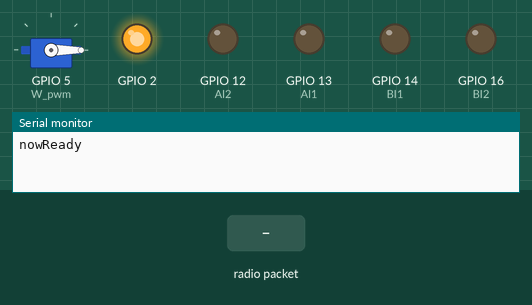
Simulated run of this program. Board: ESP8266 (NodeMCU). Shown: servo, output pins drawn as LEDs (lit = HIGH), the last lines printed to the serial monitor. Inputs (shaded band) come from the test bench. WiFi joins after 1.5 s; servers stay silent unless stated.

Above: at 1.2 s.
1.3 s: radio packet "1" arrives
At 1.75 s:
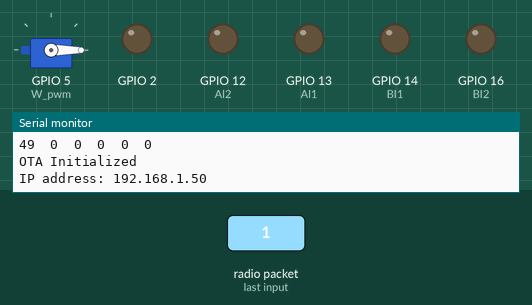
3.3 s: radio packet "0" arrives
At 3.45 s:
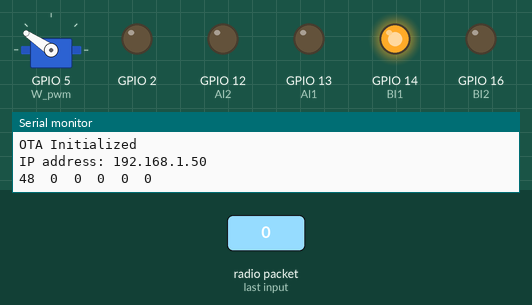
Timing chart, 0 to 6.7 s (numbered marks = the images above; inputs shaded):
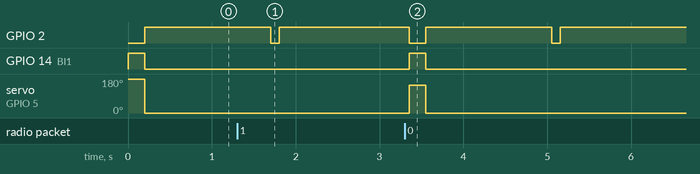

Measured:
- after the input at 3.3 s, GPIO 2: HIGH → LOW after 0.05 s, → HIGH 0.20 s later, → LOW 1.5 s later, → HIGH 0.10 s later; GPIO 14 (BI1): LOW → HIGH after 0.05 s, → LOW 0.20 s later; servo on GPIO 5 (W_pwm): 0° → 146° after 0.05 s, → 0° 0.20 s later

The program:

main.cpp
```cpp
#include <Arduino.h>
#include <espnow.h>
#include <ESP8266WiFi.h>
#include <WiFiUdp.h>
#include <ESP8266mDNS.h>
#include <ESPAsyncTCP.h>
#include <ESPAsyncWebServer.h>

const char *ssid = "Retransmissor"; // Nome da Rede
const char *password = "01010101";  // Senha da Rede

#define robo
//#define controle

///////////////////////////////////////////////////////////////////////////////////////////////////////////////////////////////

#if defined(robo)
#include <ArduinoOTA.h>
#include <Servo.h>

#define DEBUG 1
#if DEBUG == 1
#define debug(x) Serial.print(x)
#define debugln(x) Serial.println(x)
#else
#define debug(x)
#define debugln(x)
#endif

#define AI1 13
#define AI2 12
#define BI1 14
#define BI2 16
#define W_pwm 5
uint8_t value[6];
unsigned long last_receive = 0;

Servo Arma;

void Motor(signed int velocidade1, signed int velocidade2)
{

  if (velocidade1 > 0)
  {
    analogWrite(AI1, velocidade1);
    analogWrite(AI2, 0);
  }
  else
  {
    if (velocidade1 == 0)
    {
      analogWrite(AI1, 0);
      analogWrite(AI2, 0);
    }
    else
    {
      analogWrite(AI1, 0);
      analogWrite(AI2, -velocidade1);
    }
  }

  if (velocidade2 > 0)
  {
    analogWrite(BI1, velocidade2);
    analogWrite(BI2, 0);
  }
  else
  {
    if (velocidade2 == 0)
    {
      analogWrite(BI1, 0);
      analogWrite(BI2, 0);
    }
    else
    {
      analogWrite(BI1, 0);
      analogWrite(BI2, -velocidade2);
    }
  }
}
void WifiDisconnect()
{
  if (WiFi.waitForConnectResult(500) == WL_CONNECTED)
  {
    WiFi.disconnect();
    WiFi.mode(WIFI_STA);
    // esp_wifi_stop()
  }
}
void WifiConnect()
{
  do
  {
    // Configure and start the WiFi station
    WiFi.mode(WIFI_STA);
    WiFi.begin(ssid, password);
  }
  // Wait for connection
  while (WiFi.waitForConnectResult() != WL_CONNECTED);
}
void SetupOTA(const char *nameprefix)
{
  // Configure the hostname
  uint16_t maxlen = strlen(nameprefix) + 7;
  char *fullhostname = new char[maxlen];
  uint8_t mac[6];
  WiFi.macAddress(mac);
  snprintf(fullhostname, maxlen, "%s-%02x%02x%02x", nameprefix, mac[3], mac[4], mac[5]);
  ArduinoOTA.setHostname(nameprefix);
  delete[] fullhostname;

  // Port defaults to 3232
  // ArduinoOTA.setPort(3232); // Use 8266 port if you are working in Sloeber IDE, it is fixed there and not adjustable

  // No authentication by default
  ArduinoOTA.setPassword("0101");

  // Password can be set with it's md5 value as well
  // MD5(admin) = 21232f297a57a5a743894a0e4a801fc3
  // ArduinoOTA.setPasswordHash("21232f297a57a5a743894a0e4a801fc3");

  ArduinoOTA.onStart([]()
                     {
                        Arma.write(0);
                        Motor(0, 0);
                       //NOTE: make .detach() here for all functions called by Ticker.h library - not to interrupt transfer process in any way.
                       String type;
                       if (ArduinoOTA.getCommand() == U_FLASH)
                         type = "sketch";
                       else // U_SPIFFS
                         type = "filesystem";

                       // NOTE: if updating SPIFFS this would be the place to unmount SPIFFS using SPIFFS.end()
                       debugln("Start updating " + type); });
  ArduinoOTA.onEnd([]()
                   { debugln("\nEnd"); });
  ArduinoOTA.onProgress([](unsigned int progress, unsigned int total)
                        { Serial.printf("Progress: %u%%\r", (progress / (total / 100))); });
  ArduinoOTA.onError([](ota_error_t error)
                     {
                       Serial.printf("Error[%u]: ", error);
                       if (error == OTA_AUTH_ERROR)
                         debugln("\nAuth Failed");
                       else if (error == OTA_BEGIN_ERROR)
                         debugln("\nBegin Failed");
                       else if (error == OTA_CONNECT_ERROR)
                         debugln("\nConnect Failed");
                       else if (error == OTA_RECEIVE_ERROR)
                         debugln("\nReceive Failed");
                       else if (error == OTA_END_ERROR)
                         debugln("\nEnd Failed"); });

  ArduinoOTA.begin();

  debugln("OTA Initialized");
  debug("IP address: ");
  debugln(WiFi.localIP());
}
uint8_t broadcastAddress[6] = {0xC3, 0x5B, 0xBE, 0x60, 0xB6, 0x63};
void OnDataRecv(uint8_t *mac_addr, uint8_t *data, uint8_t data_len)
{
  last_receive = millis();
  for (int i = 0; i < 6; i++)
  {
    value[i] = data[i];
    debug(data[i]);
    debug("  ");
  }
  debugln();
}
void ConnectEspNow()
{
  if (esp_now_init() != 0)
    debugln("ESPNow Init Failed");
  esp_now_register_recv_cb(OnDataRecv);
  debugln("nowReady");
}

void setup()
{
  Serial.begin(115200);
  WiFi.mode(WIFI_STA);
  ConnectEspNow();
  pinMode(AI1, OUTPUT);
  pinMode(AI2, OUTPUT);
  pinMode(BI1, OUTPUT);
  pinMode(BI2, OUTPUT);
  pinMode(W_pwm, OUTPUT);
  analogWriteFreq(50000);
  // analogWriteFreq(50);
  // analogWriteRange(255);
  Arma.attach(W_pwm);

  pinMode(2, OUTPUT);
  digitalWrite(2, HIGH);
}

void loop()
{
  if (millis() - last_receive < 200) // FAIL SAFE
  {
    digitalWrite(2, LOW);
    if (WiFi.waitForConnectResult() == WL_CONNECTED)
      WifiDisconnect();
    Arma.write(map(255 - value[0], 0, 255, 0, 180));
    int Y = (128 - value[1]) * 2, X = (128 - value[2]) * 2;
    Motor(Y - X, Y + X);
  }
  else
  {
    Arma.write(0);
    Motor(0, 0);
    digitalWrite(2, HIGH);
    if (WiFi.waitForConnectResult() != WL_CONNECTED)
    {
      // Serial.println("Wifi");
      //  WiFi.begin(ssid, password);
      WifiConnect();
      SetupOTA("Tecna");

      digitalWrite(2, LOW);
      delay(100);
      digitalWrite(2, HIGH);
    }
    ArduinoOTA.handle();
  }
}
#elif defined(controle)

unsigned long Ch_time[5];
byte value[6];
uint8_t broadcastAddress[6] = {0xCC, 0x50, 0xE3, 0x56, 0xAD, 0xF4}; // CC:50:E3:56:AD:F4
// const char *ssid = "LenHide";
// const char *password = "01010101";
bool send = 0;

void ICACHE_RAM_ATTR CH0();
void ICACHE_RAM_ATTR CH1();
void ICACHE_RAM_ATTR CH2();
void ICACHE_RAM_ATTR CH3();
void ICACHE_RAM_ATTR CH4();
void ICACHE_RAM_ATTR CH5();

void CH0()
{
  unsigned long time = micros();
  if (digitalRead(12))
  {
    Ch_time[0] = time;
    send = 1;
  }
  else if (Ch_time[0] < time)
    value[0] = map(constrain(time - Ch_time[0], 1070, 1930), 1070, 1930, 0, 255);
}
void CH1()
{
  unsigned long time = micros();
  if (digitalRead(13))
    Ch_time[1] = time;
  else if (Ch_time[1] < time)
    value[1] = map(constrain(time - Ch_time[1], 1070, 1920), 1070, 1920, 0, 255);
}
void CH2()
{
  unsigned long time = micros();
  if (digitalRead(14))
    Ch_time[2] = time;
  else if (Ch_time[2] < time)
    value[2] = map(constrain(time - Ch_time[2], 1090, 1930), 1090, 1930, 0, 255);
}
void CH3()
{
  unsigned long time = micros();
  if (digitalRead(4))
    Ch_time[3] = time;
  else if (Ch_time[3] < time)
    value[3] = map(constrain(time - Ch_time[3], 1090, 1910), 1090, 1910, 0, 255);
}
void CH4()
{
  unsigned long time = micros();
  if (digitalRead(5))
    Ch_time[4] = time;
  else if (Ch_time[4] < time)
    value[4] = map(constrain(time - Ch_time[4], 1070, 1930), 1070, 1930, 0, 255);
}

// Callback when data is sent
void OnDataSent(uint8_t *mac_addr, uint8_t sendStatus)
{
  Serial.print("Last Packet Send Status: ");
  if (sendStatus == 0)
  {
    Serial.println("Delivery success");
  }
  else
  {
    Serial.println("Delivery fail");
  }
}

AsyncWebServer server(80);

void setup()
{
  Serial.begin(115200);

  Serial.println("Booting");
  Serial.print("Setting AP (Access Point)…");
  WiFi.softAP(ssid, password);
  server.begin();

  if (esp_now_init() != 0)
    Serial.println("ESPNow Init Failed");
  // Once ESPNow is successfully Init, we will register for Send CB to
  // get the status of Trasnmitted packet
  esp_now_set_self_role(ESP_NOW_ROLE_CONTROLLER);
  // esp_now_register_send_cb(OnDataSent);
  //  Register peer
  esp_now_add_peer(broadcastAddress, ESP_NOW_ROLE_SLAVE, 1, NULL, 0);

  attachInterrupt(digitalPinToInterrupt(12), CH0, CHANGE);
  attachInterrupt(digitalPinToInterrupt(13), CH1, CHANGE);
  attachInterrupt(digitalPinToInterrupt(14), CH2, CHANGE);
  attachInterrupt(digitalPinToInterrupt(4), CH3, CHANGE);
  attachInterrupt(digitalPinToInterrupt(5), CH4, CHANGE);

  /*
  WiFi.mode(WIFI_STA);
  WiFi.begin(ssid, password);
  while (WiFi.waitForConnectResult() != WL_CONNECTED)
  {
    Serial.println("Connection Failed! Rebooting...");
    delay(5000);
    ESP.restart();
  }
  if (esp_now_init() != 0)
  {
    Serial.println("Error initializing ESP-NOW");
    return;
  }
  */
}

void loop()
{
  if (send)
  {
    esp_now_send(broadcastAddress, (byte *)&value, sizeof(value));
    send = 0;
    //}

    /*
     // FAIL SAFE
     for (int i = 0; i < 5; i++)
       if (Ch_time[i] > micros() || micros() - Ch_time[i] > 50000)
         value[5] = 404;
     if (value[5] == 404)
       Serial.print("  FAIL SAFE  ");
   */

    for (int i = 0; i < 6; i++)
    {
      Serial.print(value[i]);
      Serial.print(" ");
    }
    Serial.println();
  }
  delay(1);
}

#endif
```
